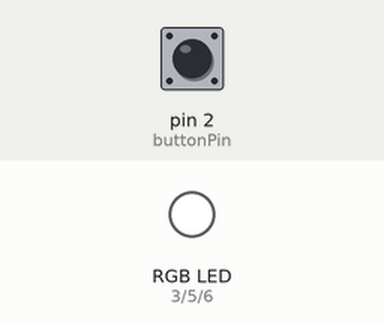
A sketch run on a simulated Arduino Uno, built with avr-gcc and run on an emulated ATmega328P. Shown: an RGB LED mixed from three pins (HIGH = lit). Inputs (shaded band) come from the test bench; at power-on: pin 2 (buttonPin) LOW. Dim RGB values are drawn brighter than linear.

Above: at 1.2 s.
1.3 s: pin 2 (buttonPin) pulled HIGH for 0.15 s
At 2.3 s:
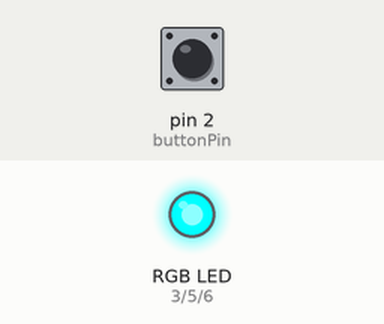
3.0 s: pin 2 (buttonPin) pulled HIGH for 1 s
At 4.4 s:
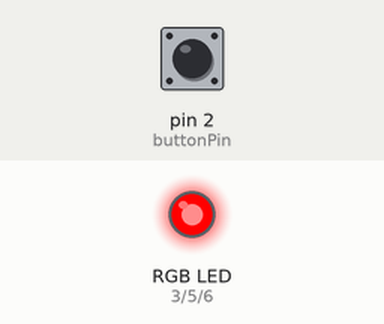
5.5 s: pin 2 (buttonPin) pulled HIGH for 0.15 s
At 6.7 s:
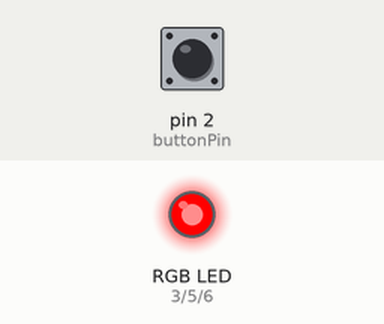
7.1 s: pin 2 (buttonPin) pulled HIGH for 1 s
At 8.8 s:
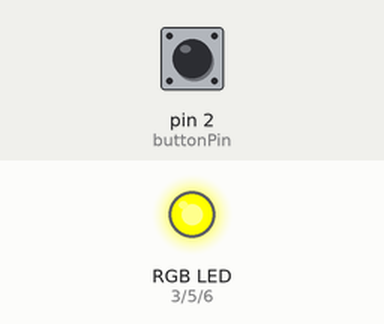
9.6 s: pin 2 (buttonPin) pulled HIGH for 3.2 s
At 9.9 s:
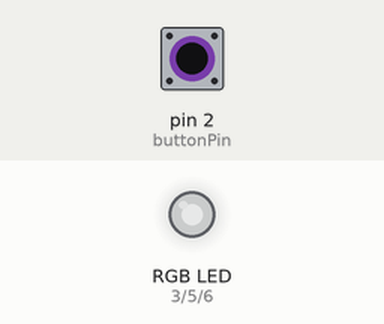
14.3 s: pin 2 (buttonPin) pulled HIGH for 0.15 s
At 15.8 s:
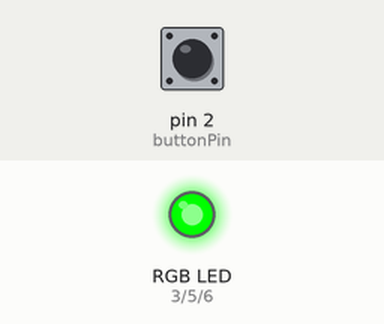
Timing chart, 0 to 17.0 s (numbered marks = the images above; inputs shaded):
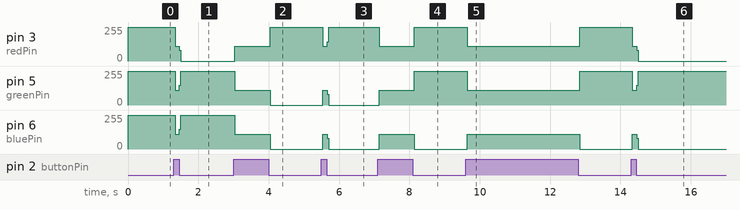

Measured:
- after the input at 1.3 s, pin 3 (redPin): 255/255 → 109/255 at once, → 0/255 0.12 s later; pin 5 (greenPin), pin 6 (bluePin): 255/255 → 110/255 at once, → 255/255 0.12 s later
- after the input at 3.0 s, pin 3 (redPin): 0/255 → 109/255 at once, → 255/255 1.0 s later; pin 5 (greenPin), pin 6 (bluePin): 255/255 → 110/255 at once, → 0/255 1.0 s later
- after the input at 5.5 s, pin 3 (redPin): 255/255 → 109/255 at once, → 255/255 0.12 s later; pin 5 (greenPin), pin 6 (bluePin): 0/255 → 110/255 at once, → 0/255 0.12 s later
- after the input at 7.1 s, pin 3 (redPin): 255/255 → 109/255 at once, → 255/255 1.0 s later; pin 5 (greenPin): 0/255 → 110/255 at once, → 255/255 1.0 s later; pin 6 (bluePin): 0/255 → 110/255 at once, → 0/255 1.0 s later
- after the input at 9.6 s, pin 3 (redPin): 255/255 → 109/255 at once, → 255/255 3.2 s later; pin 5 (greenPin): 255/255 → 110/255 at once, → 255/255 3.2 s later; pin 6 (bluePin): 0/255 → 110/255 at once, → 0/255 3.2 s later
- after the input at 14.3 s, pin 3 (redPin): 255/255 → 109/255 at once, → 0/255 0.12 s later; pin 5 (greenPin): 255/255 → 110/255 at once, → 255/255 0.12 s later; pin 6 (bluePin): 0/255 → 110/255 at once, → 0/255 0.12 s later

The sketch:

RGBled.ino
```cpp
int redPin = 3;
int bluePin = 6;
int greenPin = 5;
int buttonPin = 2;
int mode = 0;

void setup() {
  // put your setup code here, to run once:
pinMode(greenPin,OUTPUT);
pinMode(bluePin,OUTPUT);
pinMode(redPin,OUTPUT);
pinMode(buttonPin,INPUT);
}

void loop() {
  // put your main code here, to run repeatedly:
if (digitalRead(buttonPin) == HIGH){
  mode = mode+1;
}
if (mode == 0){
  analogWrite(redPin,255);
  analogWrite(greenPin,255);
  analogWrite(bluePin,255);
}else if (mode == 1){
  analogWrite(redPin,255);
  analogWrite(greenPin,0);
  analogWrite(bluePin,0);
}
else if (mode == 2){
  analogWrite(redPin,0);
  analogWrite(greenPin,0);
  analogWrite(bluePin,255);
}
else if (mode == 3){
  analogWrite(redPin,0);
  analogWrite(greenPin,255);
  analogWrite(bluePin,0);
}
else if (mode == 4){
  analogWrite(redPin,255);
  analogWrite(greenPin,255);
  analogWrite(bluePin,0);
}
else if (mode == 5){
  analogWrite(redPin,255);
  analogWrite(greenPin,0);
  analogWrite(bluePin,255);
}
else if (mode == 6){
  analogWrite(redPin,0);
  analogWrite(greenPin,255);
  analogWrite(bluePin,255);
}
else {
  analogWrite(redPin,0);
  analogWrite(greenPin,0);
  analogWrite(bluePin,0);
  mode = 0;
}

}
```
